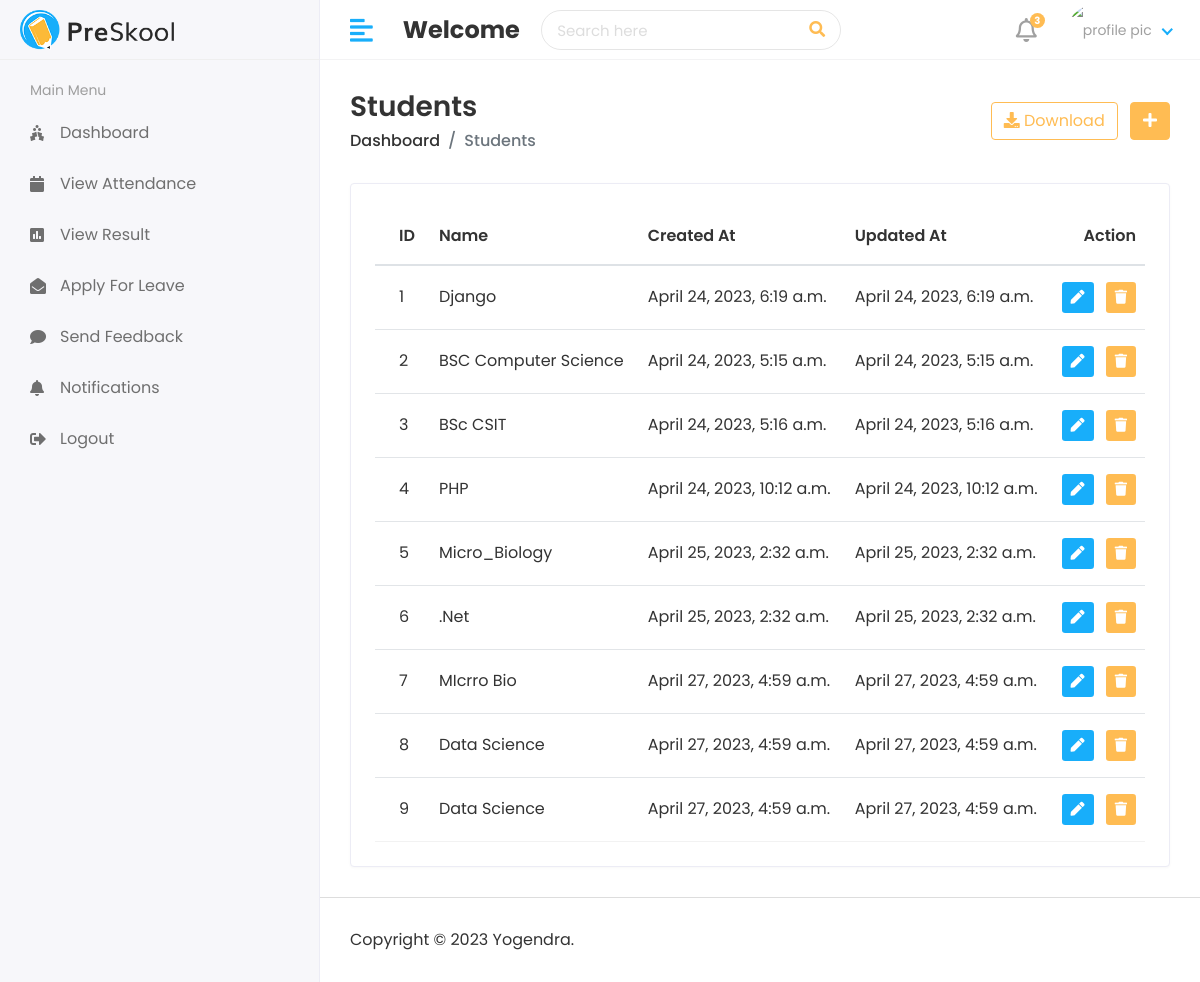
The app's page /hod/view-cource/, older data.
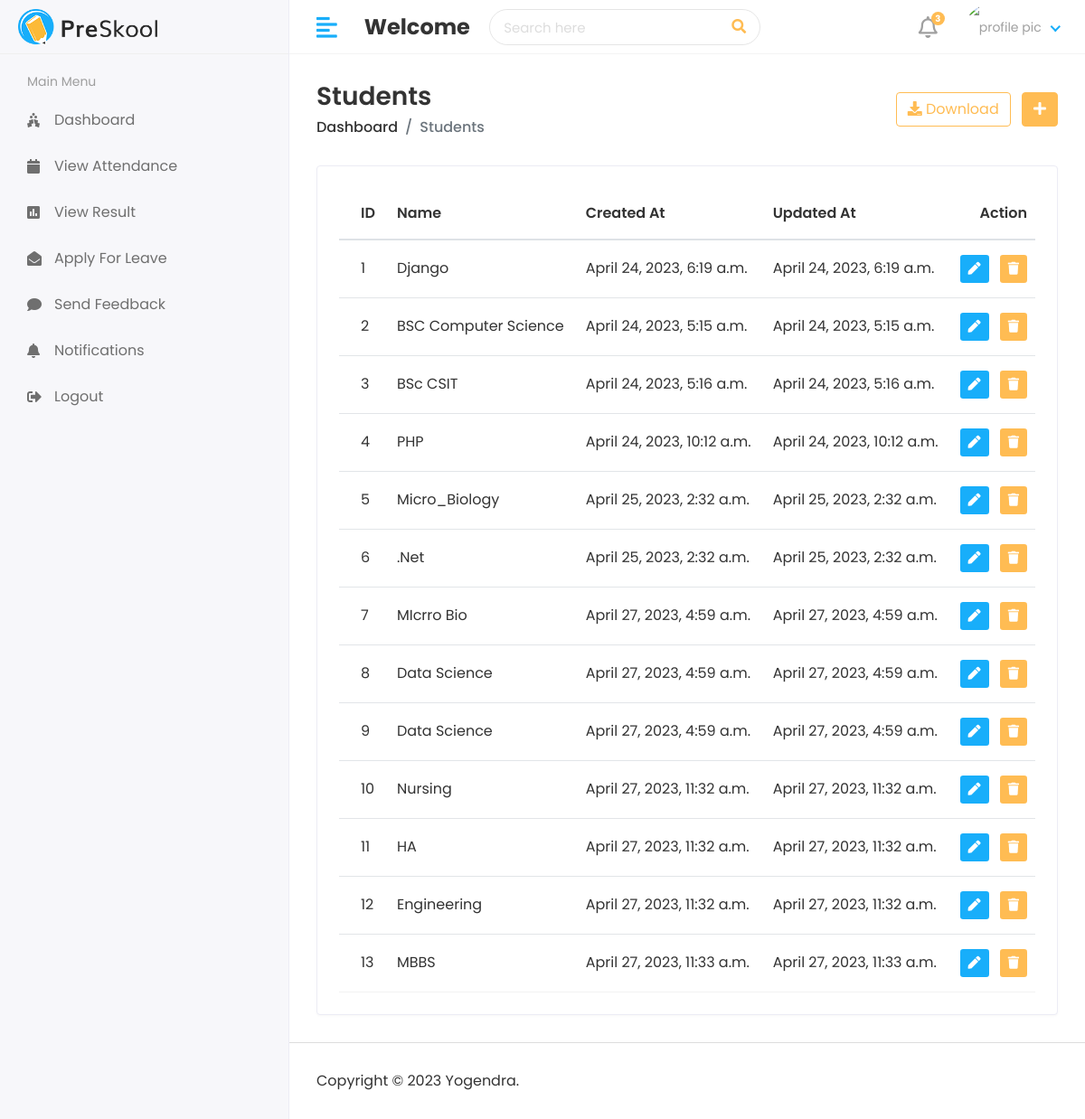
The same page, newer data.
### app_attendance_system/models.py (models this page shows)
class Cource(models.Model):
    name= models.CharField(max_length=100)
    created_at= models.DateTimeField(auto_now=True)
    updated_at= models.DateTimeField(auto_now=True)
    def __str__(self):
        return self.name

### app_attendance_system/views.py (the view)
# urls.py: path('hod/view-cource/', views.HodViewCource, name='view-cource'),
def HodViewCource(request):
    cource=Cource.objects.all()
    print(cource)
    context= {
        'cource':cource
    }
    return render(request, 'hod/view_cource.html',context)

### templates/hod/view_cource.html (shortened to what this page needs)
{% extends "layouts/master.html" %}
{% load static %}
{%block content %}
<div class="content container-fluid">
    <div class="page-header">
       <div class="row align-items-center">
          <div class="col">
             <h3 class="page-title">Students</h3>
             <ul class="breadcrumb">
                <li class="breadcrumb-item"><a href="index.html">Dashboard</a></li>
                <li class="breadcrumb-item active">Students</li>
             </ul>
          </div>
          <div class="col-auto text-right float-right ml-auto">
             <a href="#" class="btn btn-outline-primary mr-2"><i class="fas fa-download"></i> Download</a>
             <a href="add-student.html" class="btn btn-primary"><i class="fas fa-plus"></i></a>
          </div>
       </div>
    </div>
    <div class="row">
       <div class="col-sm-12">
          <div class="card card-table">
             <div class="card-body">
                <div class="table-responsive">
                   <table class="table table-hover table-center mb-0 " id="table_id">
                      <thead>
                         <tr>
                            <th>ID</th>
                            <th>Name</th>
                            <th>Created At</th>
                            <th>Updated At</th>
                            <th class="text-right">Action</th>
                         </tr>
                      </thead>
                      <tbody>
                        {% for i in cource %}
                         <tr>
                            <td>{{ forloop.counter }}</td>
                            <td>{{i.name}}</td>
                            <td>{{i.created_at}}</td>
                            <td>{{i.updated_at}}</td>
                            <td class="text-right">
                               <div class="actions">
                                  <a href="{% url 'edit-cource' i.id %}" class="btn btn-sm bg-success-light mr-2">
                                  <i class="fas fa-pen"></i>
                                  </a>
                                  <a href="{% url 'delete-cource' i.id %}" class="btn btn-sm bg-danger-light">
                                  <i class="fas fa-trash"></i>
                                  </a>
                               </div>
                            </td>
                         </tr>
                         {% endfor %}
                      </tbody>
                   </table>
                </div>
             </div>
          </div>
       </div>
    </div>
 </div>
{% endblock %}

Row changes from the older to the newer data that the page shows:
added Cource: name "Nursing", created_at "April 27, 2023, 11:32 a.m.", updated_at "April 27, 2023, 11:32 a.m."
added Cource: name "HA", created_at "April 27, 2023, 11:32 a.m.", updated_at "April 27, 2023, 11:32 a.m."
added Cource: name "Engineering", created_at "April 27, 2023, 11:32 a.m.", updated_at "April 27, 2023, 11:32 a.m."
added Cource: name "MBBS", created_at "April 27, 2023, 11:33 a.m.", updated_at "April 27, 2023, 11:33 a.m."
